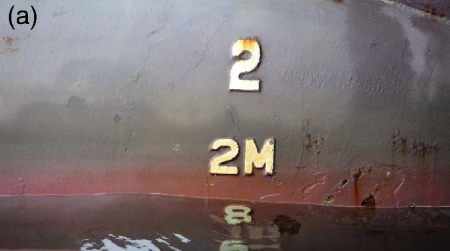
#> input picture DroneProject/data/images/01.png, 450 x 251 px, found by its file name
$ python DBManager.py
#> lines starting #> are read from the running program, lines starting #| are printed output that depends on the picture; after the words box and inside, x2 and y2 are one past the last pixel; in counts of white or black regions, pixels touching at a corner belong together
### DroneProject/src/draft_estimation/lib/ImageUtils.py
import cv2
import numpy as np


# [4 lines left out: function overlap_imgs, not called in this run]


def resize_to_full_screen_factor(img):
    h, w = img.shape[:2]
    return min(600 / h, 1400 / w)


def resize_to_full_screen(img):
    factor = resize_to_full_screen_factor(img)
    return cv2.resize(img, (0, 0), fx=factor, fy=factor, interpolation=cv2.INTER_AREA)


def normalize_img_0_1(img):
    return (img - np.min(img)) / np.ptp(img)


def normalize_img_0_255(img):
    return (255*(normalize_img_0_1(img))).astype(np.uint8)


def read(img_path):
    img = cv2.imread(img_path)
    if img is None:
        print("Invalid path.")
        exit(1)
    return img

### DroneProject/src/draft_estimation/DraftMarkSegmentation.py
import cv2

from src.draft_estimation.lib.Colors import Color
from src.draft_estimation.lib.DraftMarks import DraftMark
from src.draft_estimation.lib.DraftMarkSet import DraftMarkSet
from src.draft_estimation.Constants import MARK_MAX_W_TO_H_RATIO, MARK_MIN_W_TO_H_RATIO, MARK_MIN_AREA, MARK_MAX_AREA


class DraftMarkSegmentator:  # :-D
    def __init__(self, kernel_radius):
        self.marks = DraftMarkSet()
        self.kernel_radius = kernel_radius

        # for debbuging and demos
        self.color_corrected = None
        self.tophat_img = None
        self.blackhat_img = None
        self.tophat_bin_img = None
        self.blackhat_bin_img = None

    def search_marks(self, img):
        # TODO: crop the img
        # TODO: black on red marks problem

        # mask = cv2.inRange(img, (0, 0, 50), (15, 15, 255))
        # img_diff = img.max(axis=2) - img.min(axis=2)
        self.color_corrected = img.copy()
        # self.color_corrected[img_diff > 75] = Color.BLUE.value

        grey_img = cv2.cvtColor(self.color_corrected, cv2.COLOR_BGR2GRAY)

        kernel = cv2.getStructuringElement(cv2.MORPH_ELLIPSE, (self.kernel_radius, self.kernel_radius))
        self.tophat_img = cv2.morphologyEx(grey_img, cv2.MORPH_TOPHAT, kernel)
        self.blackhat_img = cv2.morphologyEx(grey_img, cv2.MORPH_BLACKHAT, kernel)

        _, self.tophat_bin_img = cv2.threshold(self.tophat_img, 0, 255, cv2.THRESH_BINARY + cv2.THRESH_OTSU)
        _, self.blackhat_bin_img = cv2.threshold(self.blackhat_img, 0, 255, cv2.THRESH_BINARY + cv2.THRESH_OTSU)

        tophat_cntrs, _ = cv2.findContours(self.tophat_bin_img, cv2.RETR_EXTERNAL, cv2.CHAIN_APPROX_SIMPLE)
        blackhat_cntrs, _ = cv2.findContours(self.blackhat_bin_img, cv2.RETR_EXTERNAL, cv2.CHAIN_APPROX_SIMPLE)

        self.marks.add_from({DraftMark(cv2.boundingRect(cntr), self.tophat_bin_img, True) for cntr in tophat_cntrs})
        self.marks.add_from({DraftMark(cv2.boundingRect(cntr), self.blackhat_bin_img, False) for cntr in blackhat_cntrs})
        return self

    # [14 lines left out: functions filter, run, not called in this run]

### DroneProject/src/draft_estimation/lib/DraftMarkSet.py
from src.draft_estimation.lib.DraftMarks import DraftMarkString
from src.draft_estimation.lib.Grid2DMath import overlap_area_percentage, are_overlapping


class DraftMarkSet():
    def __init__(self):
        self.marks = set()
        self.strings = set()
        self.removed_marks = set()
        self.removed_strings = set()

    # [35 lines left out: functions marks_and_strings, __remove_mark, __remove_string, remove, __add_string, not called in this run]

    def __add_mark(self, mark):
        if mark in self.removed_marks:
            self.removed_marks.remove(mark)
        self.marks.add(mark)

    def add(self, key):
        if isinstance(key, DraftMarkString):
            self.__add_string(key)
        elif key.string:
            self.__add_string(key.string)
        else:
            self.__add_mark(key)

    def add_from(self, iterator):
        for key in iterator:
            self.add(key)

    def y_sorted(self, reverse, strings):
        iterator = self.marks if not strings else self.marks_and_strings()
        return list(sorted(iterator, key=lambda x: x.rect[1], reverse=reverse))

    # [15 lines left out: functions pairs, in_area, mark_at, not called in this run]

    def __contains__(self, key):
        return key in self.marks or key in self.strings

    def __iter__(self):
        return iter(self.marks_and_strings())

### DroneProject/src/draft_estimation/lib/DraftMarks.py
import cv2
import numpy as np

from src.draft_estimation.lib.Colors import Color
from src.draft_estimation.lib.Grid2DMath import join


class DraftMark:
    def __init__(self, rect, img, tophat_flag):
        self.rect = rect
        self.img = img
        self.tophat_flag = tophat_flag
        self.label = None
        self.conf = None
        self.materialized = None
        self.string = None

    # [5 lines left out: function materialize, not called in this run]

    def center(self):
        x, y, w, h = self.rect
        return x + w // 2, y - h // 2

    # [26 lines left out: functions join_with, draw, not called in this run]

    def __repr__(self):
        return f"{self.label}"

    def __hash__(self):
        return hash(self.rect)

    def __eq__(self, other):
        return self.rect == other.rect

    def bottom(self):
        x, y, w, h = self.rect
        return (x+w//2, y+h-1)

    def top(self):
        x, y, w, h = self.rect
        return (x+w//2, y+1)


class DraftMarkString:
    # [48 lines left out: functions __init__, comp_label, comp_conf, comp_rect, draw, add and 1 more, not called in this run]

    def center(self):
        x, y, w, h = self.rect
        return x + w // 2, y - h // 2

    def __repr__(self):
        return f"{self.label}"

    def __hash__(self):
        return hash(self.rect)

    def __eq__(self, other):
        return self.rect == other.rect

    def bottom(self):
        x, y, w, h = self.rect
        return (x+w//2, y+h-1)

    def top(self):
        x, y, w, h = self.rect
        return (x+w//2, y+1)

### DroneProject/data/DBManager.py
#############################################################
if __name__ == "__main__":                                 ##
    import os                                              ##
    import sys                                             ##
    sys.path.insert(1, os.path.abspath("..\\DroneProject"))##
#############################################################


import numpy as np
import cv2

from os.path import exists
from pickle import loads, dumps
from enum import Enum
from collections import defaultdict
from time import perf_counter

from src.draft_estimation.DraftMarkSegmentation import DraftMarkSegmentator
from src.draft_estimation.demo.DraftMarkSegmentationDemo import choose_kernel_radius
from src.draft_estimation.lib.ImageUtils import resize_to_full_screen, read
from src.draft_estimation.lib.Colors import Color
from src.draft_estimation.lib.Grid2DMath import overlap_area_percentage, join
from src.draft_estimation.Constants import DEFAULT_P

PATH = str
ID = int  # 0 for image, 1..n for sequence
IMG_ID = tuple[PATH, ID]

RECT = tuple[int, int, int, int]
LABEL = str
TOPHAT_FLAG = bool
MARK = tuple[RECT, LABEL, TOPHAT_FLAG]
STRING = tuple[MARK, MARK]
P = int


ENTER = 13
ESC = 27
SPACE = 32
ERROR = -1


# TODO: refactor to store optimal P (kernel_radius for segmentation)
class DataBase:
    def __init__(self, filename):
        self.filename = filename
        self.db: dict[IMG_ID, tuple[set[MARK], set[STRING]]] = defaultdict(lambda: (set(), set()))
        self.p: dict[IMG_ID, P] = defaultdict(lambda: DEFAULT_P)
        self.load()

    def load(self):
        if not exists(self.filename):
            return self

        with open(self.filename, 'rb') as file:
            self.db = defaultdict(lambda: (set(), set()), loads(file.read()))
        return self

    def load_imgs(self):
        for i in range(1, 10):
            img_path = "..\\DroneProject\\data\\images\\" + str(i).rjust(2, "0") + ".png"
            self.db[(img_path, 0)]
        return self

    # [19 lines left out: functions store, get_label, not called in this run]

    @staticmethod
    def show_img(img, marks, strings, win_name):
        img = img.copy()
        for mark1, mark2 in strings:
            x, y, w, h = join(mark1[0], mark2[0])
            offset = 2
            cv2.rectangle(img, (x-offset, y-offset), (x+w+offset, y+h+offset), Color.BLUE.value, 1)
        for (x, y, w, h), label, tophat_flag in marks:
            col = Color.GREEN.value if tophat_flag else Color.RED.value
            cv2.rectangle(img, (x, y), (x+w, y+h), col, 1)
            if label is not None:
                cv2.putText(img, str(label), (x+w, y+h), cv2.FONT_HERSHEY_SIMPLEX, 0.4, col, 1, cv2.LINE_AA)
        cv2.imshow(win_name, img)

    # TODO: make window with image paths
    def show(self):
        for (img_path, id), (marks, strings) in self.db.items():
            img = read(img_path)
            if self.update_img(img_path) == ESC:
                return
        self.store()
        return self

    def update_seq(self, seq_path):
        pass # TODO: not implemented

    # TODO: resize to full screen
    def update_img(self, img_path):
        marks, strings = self.db[(img_path, 0)]
        kernel_radius = self.p[(img_path, 0)]
        button_down_delta, x1, y1 = 0, None, None
        org = read(img_path)

        def marks_at_pt(x, y):
            return marks_in_area((x, y, 0, 0))

        def marks_in_area(area):
            nonlocal marks
            return list(filter(lambda mark: overlap_area_percentage(area, mark[0]) >= 0.95, marks))

        # [20 lines left out: functions label_marks, draw_rect_at, not called in this run]

        def remove_marks_in_area(marks_in_area):
            for mark in marks_in_area:
                remove_mark(mark)

        # [6 lines left out: function remove_mark, not called in this run]

        def add_mark(mark):
            nonlocal marks
            marks.add(mark)

        def add_string(string):
            nonlocal strings
            strings.add(string)

        # [25 lines left out: function mouse_callback_fnc, not called in this run]

        dm_seg = DraftMarkSegmentator(kernel_radius).search_marks(org)
        win_name = "Select marks."
        cv2.namedWindow(win_name)
        cv2.setMouseCallback(win_name, mouse_callback_fnc)

        while True:
            self.show_img(org, marks, strings, win_name)
            code = cv2.waitKey(1)
            if code == ESC:
                return ESC
            elif code == ENTER:
                self.db[(img_path, 0)] = (marks, strings)
                self.p[(img_path, 0)] = kernel_radius
                self.store()
                return ENTER
            elif code != ERROR and chr(code).lower() == "p":
                kernel_radius = choose_kernel_radius(org, kernel_radius)
                dm_seg = DraftMarkSegmentator(kernel_radius).search_marks(org)
                cv2.destroyAllWindows()
                cv2.namedWindow(win_name)
                cv2.setMouseCallback(win_name, mouse_callback_fnc)


def main(filename):
    db = DataBase(filename).load_imgs()
    db.show()
#> in read, img is the input picture: shape (251, 450, 3); mean B, G, R 109.9, 110.4, 121.2
#> in search_marks, `grey_img = cv2.cvtColor(self.color_corrected, cv2.COLOR_BGR2GRAY)`:
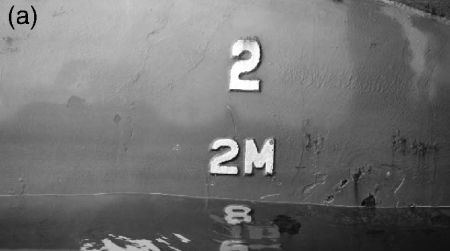
#> grey_img: shape (251, 450); min 0, max 255, mean 113.5
#> in search_marks, `self.tophat_img = cv2.morphologyEx(grey_img, cv2.MORPH_TOPHAT, kernel)`:
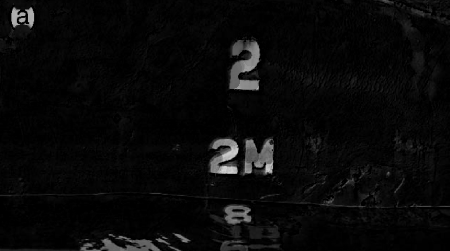
#> self.tophat_img: shape (251, 450); min 0, max 213, mean 9
#> in search_marks, `self.blackhat_img = cv2.morphologyEx(grey_img, cv2.MORPH_BLACKHAT, ker..`:
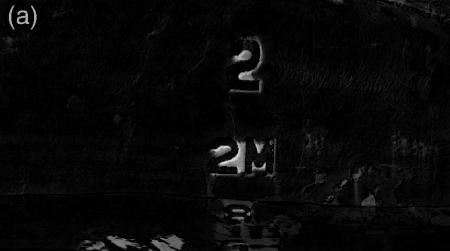
#> self.blackhat_img: shape (251, 450); min 0, max 218, mean 7.6
#> in search_marks, `_, self.tophat_bin_img = cv2.threshold(self.tophat_img, 0, 255, cv2.TH..`:
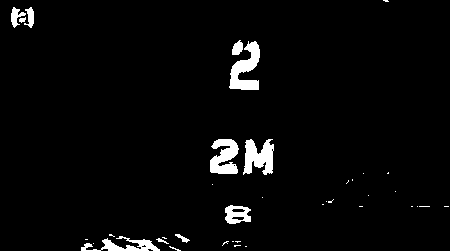
#> self.tophat_bin_img: shape (251, 450); 3.3% white; 38 white regions (27 under 20 px), largest, box (x1, y1, x2, y2) and area: (229, 41, 260, 90) 802, (243, 139, 274, 175) 745, (210, 139, 239, 174) 708
#> in search_marks, `_, self.blackhat_bin_img = cv2.threshold(self.blackhat_img, 0, 255, cv..`:
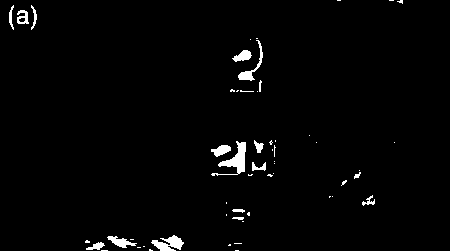
#> self.blackhat_bin_img: shape (251, 450); 1.9% white; 55 white regions (38 under 20 px)
#> in search_marks, `tophat_cntrs, _ = cv2.findContours(self.tophat_bin_img, cv2.RETR_EXTER..`: tophat_cntrs = 38 contours, 29 with area under 20; largest, box (x1, y1, x2, y2) and area: (229, 41, 260, 90) 714, (243, 139, 274, 175) 659, (210, 139, 239, 174) 622, (81, 236, 160, 251) 382, (225, 205, 251, 224) 352
#> in search_marks, `blackhat_cntrs, _ = cv2.findContours(self.blackhat_bin_img, cv2.RETR_E..`: blackhat_cntrs = 55 contours, 41 with area under 20; largest, box (x1, y1, x2, y2) and area: (211, 141, 246, 176) 336, (151, 235, 184, 251) 244, (238, 40, 263, 81) 155, (107, 236, 137, 248) 130, (211, 145, 231, 157) 120
#> (key Esc is pressed here)


if __name__ == "__main__":
    main("..\\DroneProject\\data\\db\\new_db")

$ run again, with DroneProject/data/images/02.png copied over DroneProject/data/images/01.png
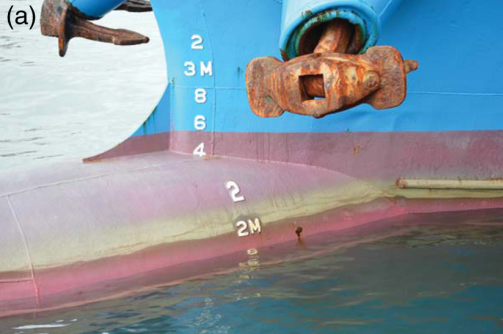
#> input picture DroneProject/data/images/02.png, 503 x 334 px, found by its file name
#> in read, img is the input picture: shape (334, 503, 3); mean B, G, R 155, 146.2, 135.3
#> in search_marks, `_, self.tophat_bin_img = cv2.threshold(self.tophat_img, 0, 255, cv2.TH..`:
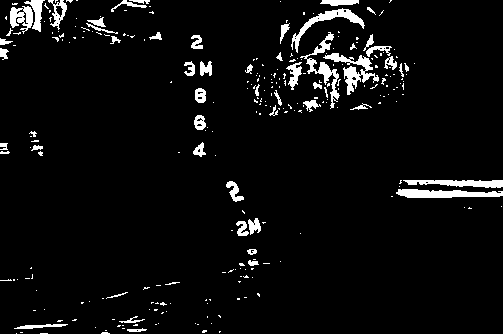
#> self.tophat_bin_img: shape (334, 503); 5% white; 274 white regions (219 under 20 px), largest, box (x1, y1, x2, y2) and area: (323, 53, 379, 95) 702, (396, 189, 503, 198) 695, (300, 32, 340, 109) 633
#> in search_marks, `_, self.blackhat_bin_img = cv2.threshold(self.blackhat_img, 0, 255, cv..`:
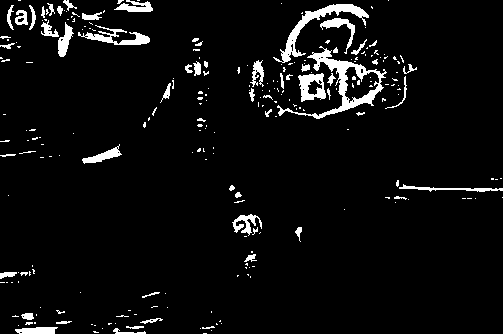
#> self.blackhat_bin_img: shape (334, 503); 5.2% white; 249 white regions (187 under 20 px)
#> tophat_cntrs = 274 contours, 231 with area under 20; largest, box (x1, y1, x2, y2) and area: (396, 189, 503, 198) 582, (323, 53, 379, 95) 551, (291, 8, 365, 53) 504, (300, 32, 340, 109) 468, (403, 180, 503, 188) 434
#> blackhat_cntrs = 243 contours, 205 with area under 20; largest, box (x1, y1, x2, y2) and area: (277, 46, 387, 119) 1962, (273, 4, 369, 63) 830, (298, 73, 326, 102) 552, (78, 25, 150, 45) 380, (320, 18, 355, 54) 240

$ run again, with DroneProject/data/images/03.png copied over DroneProject/data/images/01.png
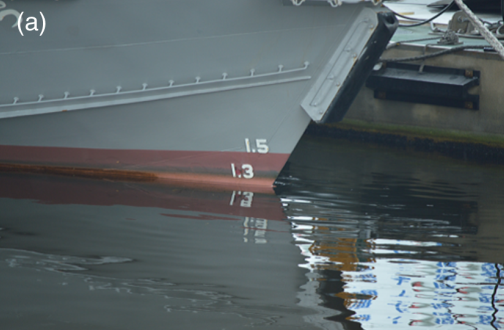
#> input picture DroneProject/data/images/03.png, 504 x 330 px, found by its file name
#> in read, img is the input picture: shape (330, 504, 3); mean B, G, R 101.4, 98.5, 88.7
#> in search_marks, `_, self.tophat_bin_img = cv2.threshold(self.tophat_img, 0, 255, cv2.TH..`:
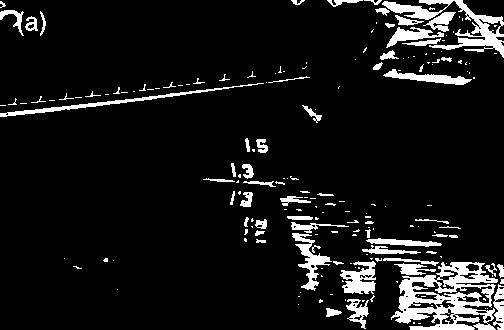
#> self.tophat_bin_img: shape (330, 504); 8.8% white; 189 white regions (125 under 20 px), largest, box (x1, y1, x2, y2) and area: (391, 262, 498, 330) 3721, (382, 0, 504, 58) 1842, (0, 83, 264, 117) 815
#> in search_marks, `_, self.blackhat_bin_img = cv2.threshold(self.blackhat_img, 0, 255, cv..`:
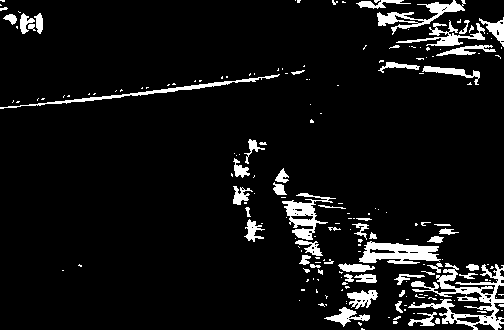
#> self.blackhat_bin_img: shape (330, 504); 7.4% white; 193 white regions (140 under 20 px)
#> tophat_cntrs = 184 contours, 141 with area under 20; largest, box (x1, y1, x2, y2) and area: (391, 262, 498, 330) 4776, (382, 0, 504, 58) 1598, (340, 261, 376, 294) 652, (292, 233, 332, 291) 575, (0, 83, 264, 117) 552
#> blackhat_cntrs = 193 contours, 153 with area under 20; largest, box (x1, y1, x2, y2) and area: (408, 263, 504, 330) 1592, (359, 241, 441, 264) 1132, (282, 193, 336, 240) 820, (377, 0, 466, 35) 724, (0, 74, 280, 109) 507

$ run again, with DroneProject/data/images/04.png copied over DroneProject/data/images/01.png
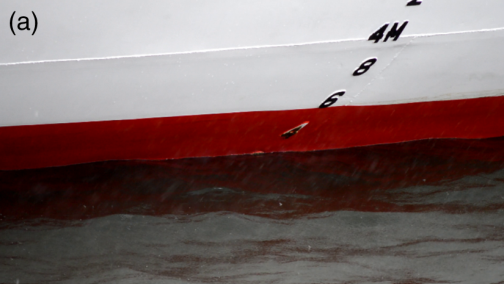
#> input picture DroneProject/data/images/04.png, 504 x 284 px, found by its file name
#> in read, img is the input picture: shape (284, 504, 3); mean B, G, R 102.5, 103.4, 123.3
#> in search_marks, `_, self.tophat_bin_img = cv2.threshold(self.tophat_img, 0, 255, cv2.TH..`:
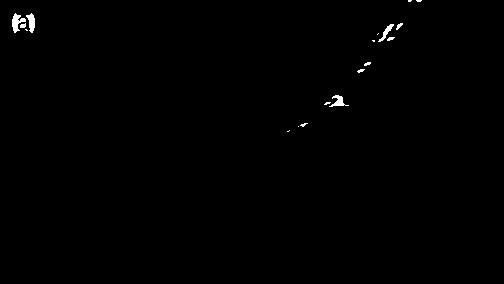
#> self.tophat_bin_img: shape (284, 504); 0.42% white; 18 white regions (11 under 20 px), largest, box (x1, y1, x2, y2) and area: (12, 13, 26, 33) 137, (26, 13, 35, 33) 107, (329, 95, 349, 107) 101
#> in search_marks, `_, self.blackhat_bin_img = cv2.threshold(self.blackhat_img, 0, 255, cv..`:
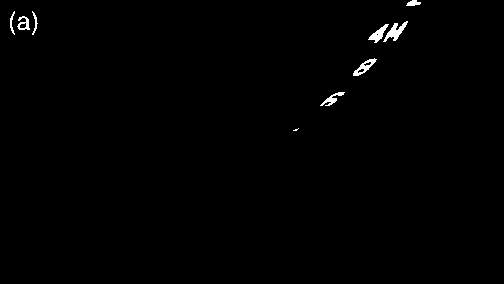
#> self.blackhat_bin_img: shape (284, 504); 0.62% white; 9 white regions (1 under 20 px)
#> tophat_cntrs = 18 contours, 14 with area under 20; largest, box (x1, y1, x2, y2) and area: (12, 13, 26, 33) 107, (26, 13, 35, 33) 85, (329, 95, 349, 107) 72, (378, 24, 394, 42) 60
#> blackhat_cntrs = 9 contours, 1 with area under 20; largest, box (x1, y1, x2, y2) and area: (383, 21, 408, 42) 160, (353, 58, 377, 76) 153, (368, 24, 389, 43) 124, (17, 16, 30, 30) 88, (320, 92, 345, 106) 80, (406, 0, 421, 6) 44, (32, 11, 38, 35) 28, (10, 11, 15, 35) 26
